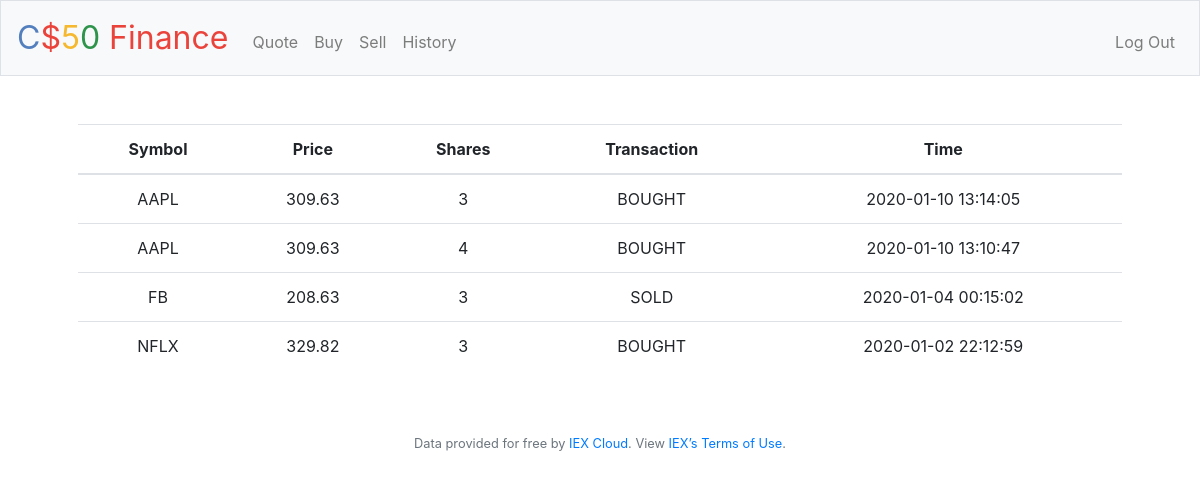
Screenshot of /history (signed in) with the database file from the repository.
### tables this page shows
CREATE TABLE "transactions" (
	"id"	INTEGER NOT NULL PRIMARY KEY AUTOINCREMENT,
	"user_id"	TEXT NOT NULL,
	"symbol"	TEXT NOT NULL,
	"shares"	INTEGER NOT NULL,
	"price"	NUMERIC NOT NULL,
	"timestamp"	INTEGER DEFAULT CURRENT_TIMESTAMP,
	"status"	TEXT
);

### application.py (the view)
@app.route("/history")
@login_required
def history():
    rows = db.execute("SELECT * FROM transactions WHERE user_id = :user_id ORDER BY timestamp DESC", user_id = session["user_id"])
    transactions = []
    for history in rows:
        hist_dict = {
		   "transaction": "BOUGHT" if history['status'] == 'BOUGHT' else "SOLD",
		   "price": history["price"],
	       "symbol": history["symbol"],
	       "shares": history["shares"],
	       "total": history["price"] * history["shares"],
           "time": history["timestamp"]
		}
        transactions.append(hist_dict)
    return render_template("history.html", transactions=transactions)

### application.py (called while the page is built)
@app.after_request
def after_request(response):
    response.headers["Cache-Control"] = "no-cache, no-store, must-revalidate"
    response.headers["Expires"] = 0
    response.headers["Pragma"] = "no-cache"
    return response

### helpers.py (called while the page is built)
def login_required(f):
    @wraps(f)
    def decorated_function(*args, **kwargs):
        if session.get("user_id") is None:
            return redirect("/login")
        return f(*args, **kwargs)
    return decorated_function

### templates/history.html (shortened to what this page needs)
{% extends 'layout.html' %}
{% block main %}
<table class="table">
	<thead>
		<tr>
			<th scope="symbol">Symbol</th>
			<th scope="col">Price</th>
			<th scope="col">Shares</th>
			<th scope="col">Transaction</th>
			<th scope="col">Time</th>
		</tr>
	</thead>
	<tbody>
		{% for stock in transactions %}
			<tr>
				<td>{{ stock.symbol }}</td>
				<td>{{ stock.price }}</td>
				<td>{{ stock.shares }}</td>
				<td>{{ stock["transaction"] }}</td>
				<td>{{ stock.time }}</td>
			</tr>
		{% endfor %}
	</tbody>
</table>
{% endblock %}

### rows the page displays
transactions: symbol "AAPL", price "309.63", shares "3", transaction "BOUGHT", time "2020-01-10 13:14:05"
transactions: symbol "AAPL", price "309.63", shares "4", transaction "BOUGHT", time "2020-01-10 13:10:47"
transactions: symbol "FB", price "208.63", shares "3", transaction "SOLD", time "2020-01-04 00:15:02"
transactions: symbol "NFLX", price "329.82", shares "3", transaction "BOUGHT", time "2020-01-02 22:12:59"
